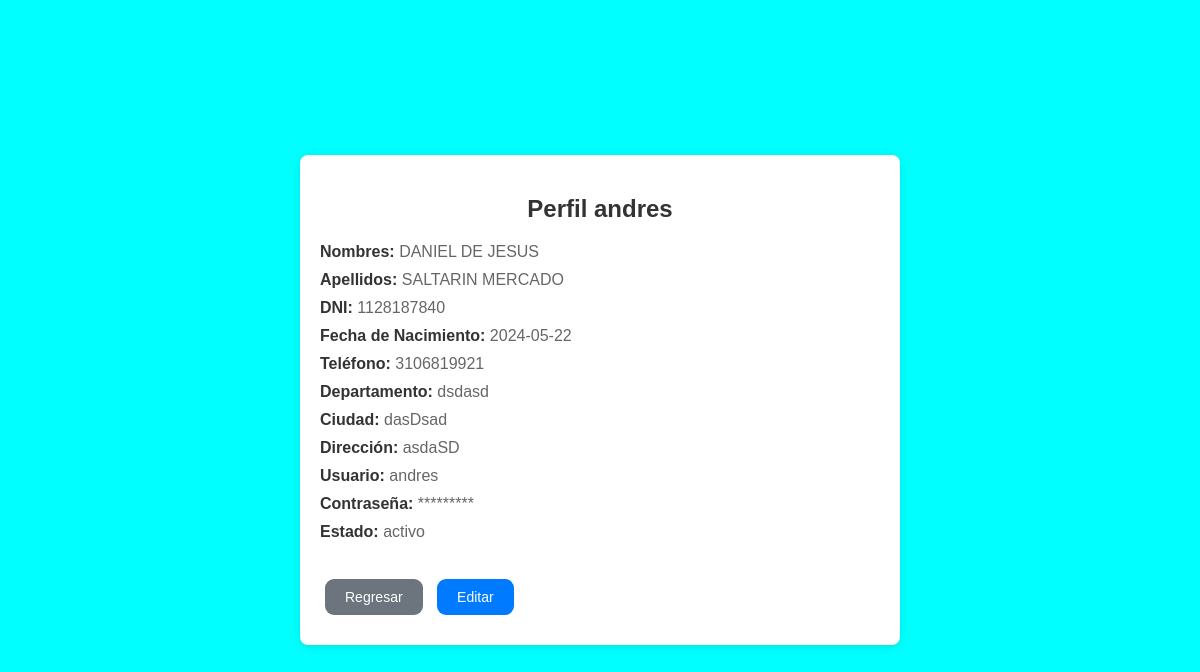
The page /php/perfil.php (signed in) on the database its author committed.
### tables this page shows
CREATE TABLE `usuarios` (
  `id_usuarios` int(11) NOT NULL,
  `Nombres` varchar(50) NOT NULL,
  `Apellidos` varchar(50) NOT NULL,
  `DNI` varchar(50) NOT NULL,
  `fecha_de_nacimiento` date NOT NULL,
  `telefono` varchar(50) NOT NULL,
  `Departamento` varchar(250) NOT NULL,
  `Ciudad` varchar(250) NOT NULL,
  `Direccion` varchar(250) NOT NULL,
  `Usuario` varchar(50) NOT NULL,
  `Password` varchar(50) NOT NULL,
  `Estado` varchar(50) NOT NULL,
  `rol` int(11) NOT NULL
);

### php/perfil.php (the view, shortened to what this page needs)
<?php
include_once "/xampp/htdocs/prueba/conexion/conexion.php";
$id_usuario = $_SESSION['id_usuario'];
$query = "SELECT * FROM usuarios WHERE id_usuarios = ?";
$stmt = $conexion->prepare($query);
$stmt->bind_param("i", $id_usuario);
$stmt->execute();
$result = $stmt->get_result();
if ($result->num_rows > 0) {
    $perfil_usuario = $result->fetch_assoc();
} else {
    $perfil_usuario = null;
}
?>
<!DOCTYPE html>
<html lang="es">
<head>
    <link rel="stylesheet" href="/php/css/perfil_style.css">
</head>
<body>
    <div class="container">
        <h2>Perfil <?php echo $_SESSION['usuario']; ?></h2>
        <?php if ($perfil_usuario): ?>
            <p><strong>Nombres:</strong> <?php echo $perfil_usuario['Nombres']; ?></p>
            <p><strong>Apellidos:</strong> <?php echo $perfil_usuario['Apellidos']; ?></p>
            <p><strong>DNI:</strong> <?php echo $perfil_usuario['DNI']; ?></p>
            <p><strong>Fecha de Nacimiento:</strong> <?php echo $perfil_usuario['fecha_de_nacimiento']; ?></p>
            <p><strong>Teléfono:</strong> <?php echo $perfil_usuario['telefono']; ?></p>
            <p><strong>Departamento:</strong> <?php echo $perfil_usuario['Departamento']; ?></p>
            <p><strong>Ciudad:</strong> <?php echo $perfil_usuario['Ciudad']; ?></p>
            <p><strong>Dirección:</strong> <?php echo $perfil_usuario['Direccion']; ?></p>
            <p><strong>Usuario:</strong> <?php echo $perfil_usuario['Usuario']; ?></p>
            <p><strong>Contraseña:</strong> *********</p>
            <p><strong>Estado:</strong> <?php echo $perfil_usuario['Estado']; ?></p>
            <br>
            <a href="/php/inicio.php" class="btn btn-regresar">Regresar</a>
            <a href="#" class="btn btn-editar">Editar</a>
            <?php else: ?>
            <p>No se encontraron datos de perfil para el usuario.</p>
        <?php endif; ?>
    </div>
</body>
</html>

### php/css/perfil_style.css (style rules this page uses)
body { font-family: Arial, sans-serif; background-color: aqua; margin: 0; padding: 0; display: flex; justify-content: center; align-items: center; height: 100vh; overflow: hidden; }
.container { background-color: #ffffff; box-shadow: 0 2px 10px rgba(0, 0, 0, 0.1); padding: 20px; border-radius: 8px; max-width: 600px; width: 90%; box-sizing: border-box; }
h2 { text-align: center; color: #333333; }
p { margin: 10px 0; color: #666666; }
p strong { color: #333333; }
.btn { display: inline-block; padding: 10px 20px; margin: 10px 5px; color: #ffffff; background-color: #007bff; border: none; border-radius: 9px; text-decoration: none; font-size: 14px; transition: background-color 0.3s ease; -webkit-border-radius: 9px; -moz-border-radius: 9px; -ms-border-radius: 9px; -o-border-radius: 9px; }
.btn-regresar { background-color: #6c757d; }

### rows shown on the page
usuarios: Nombres "DANIEL DE JESUS", Apellidos "SALTARIN MERCADO", DNI "1128187840", fecha_de_nacimiento "2024-05-22", telefono "3106819921", Departamento "dsdasd", Ciudad "dasDsad", Direccion "asdaSD", Usuario "andres", Estado "activo"

### other values the page prints
$_SESSION['usuario'] "andres"
